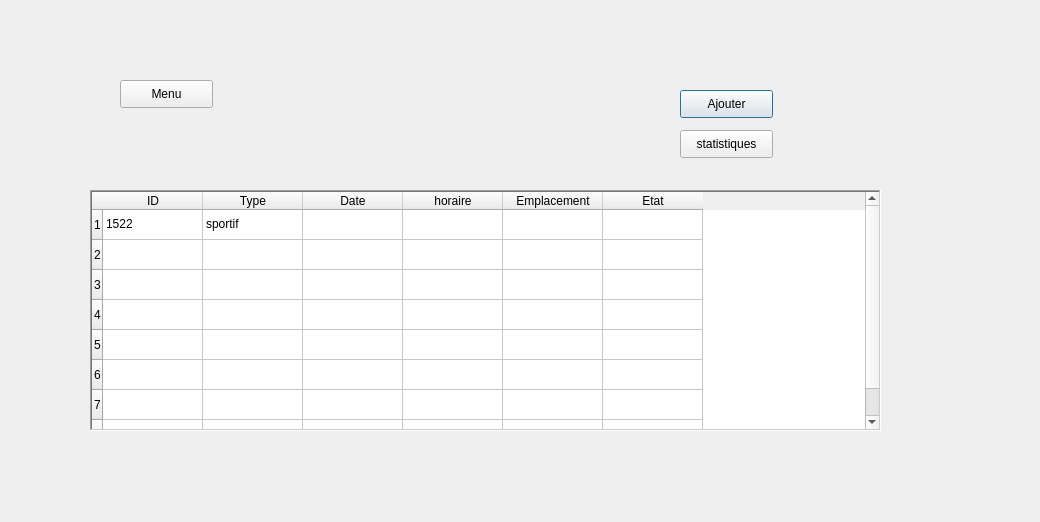
<?xml version="1.0" encoding="UTF-8"?>
<ui version="4.0">
 <class>Dialogetat</class>
 <widget class="QDialog" name="Dialogetat">
  <property name="geometry">
   <rect>
    <x>0</x>
    <y>0</y>
    <width>1040</width>
    <height>522</height>
   </rect>
  </property>
  <property name="windowTitle">
   <string>Gestion evenement</string>
  </property>
  <widget class="QStackedWidget" name="stackedWidge_event">
   <property name="geometry">
    <rect>
     <x>70</x>
     <y>60</y>
     <width>891</width>
     <height>431</height>
    </rect>
   </property>
   <property name="lineWidth">
    <number>1</number>
   </property>
   <property name="midLineWidth">
    <number>2</number>
   </property>
   <property name="currentIndex">
    <number>0</number>
   </property>
   <widget class="QWidget" name="page_list">
    <widget class="QPushButton" name="pushButton">
     <property name="geometry">
      <rect>
       <x>610</x>
       <y>30</y>
       <width>93</width>
       <height>28</height>
      </rect>
     </property>
     <property name="text">
      <string>Ajouter</string>
     </property>
    </widget>
    <widget class="QTableWidget" name="tableWidget_etat">
     <property name="geometry">
      <rect>
       <x>20</x>
       <y>130</y>
       <width>791</width>
       <height>241</height>
      </rect>
     </property>
     <property name="frameShape">
      <enum>QFrame::WinPanel</enum>
     </property>
     <property name="midLineWidth">
      <number>0</number>
     </property>
     <property name="editTriggers">
      <set>QAbstractItemView::NoEditTriggers</set>
     </property>
     <row>
      <property name="text">
       <string>1</string>
      </property>
     </row>
     <row>
      <property name="text">
       <string>2</string>
      </property>
     </row>
     <row>
      <property name="text">
       <string>3</string>
      </property>
     </row>
     <row>
      <property name="text">
       <string>4</string>
      </property>
     </row>
     <row>
      <property name="text">
       <string>5</string>
      </property>
     </row>
     <row>
      <property name="text">
       <string>6</string>
      </property>
     </row>
     <row>
      <property name="text">
       <string>7</string>
      </property>
     </row>
     <row>
      <property name="text">
       <string>9</string>
      </property>
     </row>
     <column>
      <property name="text">
       <string>ID</string>
      </property>
     </column>
     <column>
      <property name="text">
       <string>Type</string>
      </property>
     </column>
     <column>
      <property name="text">
       <string>Date</string>
      </property>
     </column>
     <column>
      <property name="text">
       <string>horaire</string>
      </property>
     </column>
     <column>
      <property name="text">
       <string>Emplacement</string>
      </property>
     </column>
     <column>
      <property name="text">
       <string>Etat</string>
      </property>
     </column>
     <item row="0" column="0">
      <property name="text">
       <string>1522</string>
      </property>
     </item>
     <item row="0" column="1">
      <property name="text">
       <string>sportif</string>
      </property>
     </item>
    </widget>
    <widget class="QPushButton" name="Menu">
     <property name="geometry">
      <rect>
       <x>50</x>
       <y>20</y>
       <width>93</width>
       <height>28</height>
      </rect>
     </property>
     <property name="text">
      <string>Menu</string>
     </property>
    </widget>
    <widget class="QPushButton" name="pushButton_3">
     <property name="geometry">
      <rect>
       <x>610</x>
       <y>70</y>
       <width>93</width>
       <height>28</height>
      </rect>
     </property>
     <property name="text">
      <string>statistiques</string>
     </property>
    </widget>
   </widget>
   <widget class="QWidget" name="page_add">
    <widget class="QPushButton" name="pushButton_save">
     <property name="geometry">
      <rect>
       <x>430</x>
       <y>320</y>
       <width>93</width>
       <height>28</height>
      </rect>
     </property>
     <property name="text">
      <string>sauvgarder</string>
     </property>
    </widget>
    <widget class="QPushButton" name="pushButton_cancel">
     <property name="geometry">
      <rect>
       <x>570</x>
       <y>320</y>
       <width>93</width>
       <height>28</height>
      </rect>
     </property>
     <property name="text">
      <string>annuler</string>
     </property>
    </widget>
    <widget class="QLabel" name="label">
     <property name="geometry">
      <rect>
       <x>50</x>
       <y>30</y>
       <width>55</width>
       <height>16</height>
      </rect>
     </property>
     <property name="text">
      <string>ID</string>
     </property>
    </widget>
    <widget class="QLabel" name="label_2">
     <property name="geometry">
      <rect>
       <x>50</x>
       <y>100</y>
       <width>55</width>
       <height>16</height>
      </rect>
     </property>
     <property name="text">
      <string>Type</string>
     </property>
    </widget>
    <widget class="QLabel" name="label_3">
     <property name="geometry">
      <rect>
       <x>50</x>
       <y>140</y>
       <width>55</width>
       <height>16</height>
      </rect>
     </property>
     <property name="text">
      <string>Date</string>
     </property>
    </widget>
    <widget class="QLabel" name="label_4">
     <property name="geometry">
      <rect>
       <x>50</x>
       <y>180</y>
       <width>55</width>
       <height>16</height>
      </rect>
     </property>
     <property name="text">
      <string>Horaire</string>
     </property>
    </widget>
    <widget class="QLabel" name="label_5">
     <property name="geometry">
      <rect>
       <x>50</x>
       <y>220</y>
       <width>91</width>
       <height>16</height>
      </rect>
     </property>
     <property name="text">
      <string>Emplacement</string>
     </property>
    </widget>
    <widget class="QLabel" name="label_6">
     <property name="geometry">
      <rect>
       <x>50</x>
       <y>260</y>
       <width>55</width>
       <height>16</height>
      </rect>
     </property>
     <property name="text">
      <string>Etat</string>
     </property>
    </widget>
    <widget class="QLineEdit" name="input_id">
     <property name="geometry">
      <rect>
       <x>130</x>
       <y>30</y>
       <width>113</width>
       <height>22</height>
      </rect>
     </property>
    </widget>
    <widget class="QLineEdit" name="input_type">
     <property name="geometry">
      <rect>
       <x>130</x>
       <y>100</y>
       <width>113</width>
       <height>22</height>
      </rect>
     </property>
    </widget>
    <widget class="QLineEdit" name="input_empl">
     <property name="geometry">
      <rect>
       <x>130</x>
       <y>220</y>
       <width>113</width>
       <height>22</height>
      </rect>
     </property>
    </widget>
    <widget class="QLineEdit" name="input_etat">
     <property name="geometry">
      <rect>
       <x>130</x>
       <y>260</y>
       <width>113</width>
       <height>22</height>
      </rect>
     </property>
    </widget>
    <widget class="QLineEdit" name="input_nom">
     <property name="geometry">
      <rect>
       <x>130</x>
       <y>60</y>
       <width>113</width>
       <height>22</height>
      </rect>
     </property>
    </widget>
    <widget class="QLabel" name="label_21">
     <property name="geometry">
      <rect>
       <x>50</x>
       <y>60</y>
       <width>55</width>
       <height>16</height>
      </rect>
     </property>
     <property name="text">
      <string>Nom</string>
     </property>
    </widget>
    <widget class="QLineEdit" name="input_date">
     <property name="geometry">
      <rect>
       <x>130</x>
       <y>130</y>
       <width>113</width>
       <height>22</height>
      </rect>
     </property>
    </widget>
    <widget class="QLineEdit" name="input_hor">
     <property name="geometry">
      <rect>
       <x>130</x>
       <y>170</y>
       <width>113</width>
       <height>22</height>
      </rect>
     </property>
    </widget>
   </widget>
   <widget class="QWidget" name="page">
    <widget class="QLabel" name="label_7">
     <property name="geometry">
      <rect>
       <x>60</x>
       <y>30</y>
       <width>55</width>
       <height>16</height>
      </rect>
     </property>
     <property name="text">
      <string>ID</string>
     </property>
    </widget>
    <widget class="QLabel" name="label_8">
     <property name="geometry">
      <rect>
       <x>60</x>
       <y>100</y>
       <width>55</width>
       <height>16</height>
      </rect>
     </property>
     <property name="text">
      <string>Type</string>
     </property>
    </widget>
    <widget class="QLabel" name="label_9">
     <property name="geometry">
      <rect>
       <x>60</x>
       <y>140</y>
       <width>55</width>
       <height>16</height>
      </rect>
     </property>
     <property name="text">
      <string>Date</string>
     </property>
    </widget>
    <widget class="QLabel" name="label_10">
     <property name="geometry">
      <rect>
       <x>60</x>
       <y>190</y>
       <width>55</width>
       <height>16</height>
      </rect>
     </property>
     <property name="text">
      <string>Horaire</string>
     </property>
    </widget>
    <widget class="QLabel" name="label_11">
     <property name="geometry">
      <rect>
       <x>60</x>
       <y>230</y>
       <width>81</width>
       <height>16</height>
      </rect>
     </property>
     <property name="text">
      <string>Emplacement</string>
     </property>
    </widget>
    <widget class="QLabel" name="label_12">
     <property name="geometry">
      <rect>
       <x>70</x>
       <y>270</y>
       <width>55</width>
       <height>16</height>
      </rect>
     </property>
     <property name="text">
      <string>Etat</string>
     </property>
    </widget>
    <widget class="QLineEdit" name="out_id">
     <property name="geometry">
      <rect>
       <x>150</x>
       <y>30</y>
       <width>113</width>
       <height>22</height>
      </rect>
     </property>
     <property name="text">
      <string>1522</string>
     </property>
     <property name="readOnly">
      <bool>true</bool>
     </property>
    </widget>
    <widget class="QLineEdit" name="out_type">
     <property name="geometry">
      <rect>
       <x>150</x>
       <y>100</y>
       <width>113</width>
       <height>22</height>
      </rect>
     </property>
     <property name="text">
      <string>sportif</string>
     </property>
     <property name="readOnly">
      <bool>true</bool>
     </property>
    </widget>
    <widget class="QLineEdit" name="out_empl">
     <property name="geometry">
      <rect>
       <x>150</x>
       <y>220</y>
       <width>113</width>
       <height>22</height>
      </rect>
     </property>
     <property name="text">
      <string>terrain municipal</string>
     </property>
     <property name="readOnly">
      <bool>true</bool>
     </property>
    </widget>
    <widget class="QLineEdit" name="out_etat">
     <property name="geometry">
      <rect>
       <x>150</x>
       <y>260</y>
       <width>113</width>
       <height>22</height>
      </rect>
     </property>
     <property name="text">
      <string>en attente</string>
     </property>
     <property name="readOnly">
      <bool>true</bool>
     </property>
    </widget>
    <widget class="QPushButton" name="pushButton_2">
     <property name="geometry">
      <rect>
       <x>750</x>
       <y>350</y>
       <width>93</width>
       <height>28</height>
      </rect>
     </property>
     <property name="text">
      <string>Retour </string>
     </property>
    </widget>
    <widget class="QPushButton" name="pushButton_del_event">
     <property name="geometry">
      <rect>
       <x>550</x>
       <y>350</y>
       <width>93</width>
       <height>28</height>
      </rect>
     </property>
     <property name="text">
      <string>supprimer</string>
     </property>
    </widget>
    <widget class="QPushButton" name="pushButton_maj_event">
     <property name="geometry">
      <rect>
       <x>420</x>
       <y>350</y>
       <width>93</width>
       <height>28</height>
      </rect>
     </property>
     <property name="text">
      <string>modifier</string>
     </property>
    </widget>
    <widget class="QPushButton" name="pushButton_mail">
     <property name="geometry">
      <rect>
       <x>750</x>
       <y>50</y>
       <width>93</width>
       <height>28</height>
      </rect>
     </property>
     <property name="text">
      <string>promouvoir</string>
     </property>
    </widget>
    <widget class="QLabel" name="label_19">
     <property name="geometry">
      <rect>
       <x>60</x>
       <y>70</y>
       <width>55</width>
       <height>16</height>
      </rect>
     </property>
     <property name="text">
      <string>Nom</string>
     </property>
    </widget>
    <widget class="QLineEdit" name="out_nom">
     <property name="geometry">
      <rect>
       <x>150</x>
       <y>70</y>
       <width>113</width>
       <height>22</height>
      </rect>
     </property>
    </widget>
    <widget class="QLineEdit" name="out_date">
     <property name="geometry">
      <rect>
       <x>150</x>
       <y>140</y>
       <width>113</width>
       <height>22</height>
      </rect>
     </property>
    </widget>
    <widget class="QLineEdit" name="out_hor">
     <property name="geometry">
      <rect>
       <x>150</x>
       <y>180</y>
       <width>113</width>
       <height>22</height>
      </rect>
     </property>
    </widget>
   </widget>
   <widget class="QWidget" name="page_2">
    <widget class="QLabel" name="label_13">
     <property name="geometry">
      <rect>
       <x>50</x>
       <y>260</y>
       <width>55</width>
       <height>16</height>
      </rect>
     </property>
     <property name="text">
      <string>Etat</string>
     </property>
    </widget>
    <widget class="QLabel" name="label_14">
     <property name="geometry">
      <rect>
       <x>50</x>
       <y>180</y>
       <width>55</width>
       <height>16</height>
      </rect>
     </property>
     <property name="text">
      <string>Horaire</string>
     </property>
    </widget>
    <widget class="QLabel" name="label_15">
     <property name="geometry">
      <rect>
       <x>50</x>
       <y>100</y>
       <width>55</width>
       <height>16</height>
      </rect>
     </property>
     <property name="text">
      <string>Type</string>
     </property>
    </widget>
    <widget class="QLineEdit" name="maj_empl">
     <property name="geometry">
      <rect>
       <x>130</x>
       <y>220</y>
       <width>113</width>
       <height>22</height>
      </rect>
     </property>
    </widget>
    <widget class="QLabel" name="label_16">
     <property name="geometry">
      <rect>
       <x>50</x>
       <y>220</y>
       <width>91</width>
       <height>16</height>
      </rect>
     </property>
     <property name="text">
      <string>Emplacement</string>
     </property>
    </widget>
    <widget class="QLineEdit" name="maj_id">
     <property name="geometry">
      <rect>
       <x>130</x>
       <y>30</y>
       <width>113</width>
       <height>22</height>
      </rect>
     </property>
    </widget>
    <widget class="QLineEdit" name="maj_etat">
     <property name="geometry">
      <rect>
       <x>130</x>
       <y>260</y>
       <width>113</width>
       <height>22</height>
      </rect>
     </property>
    </widget>
    <widget class="QLabel" name="label_17">
     <property name="geometry">
      <rect>
       <x>50</x>
       <y>30</y>
       <width>55</width>
       <height>16</height>
      </rect>
     </property>
     <property name="text">
      <string>ID</string>
     </property>
    </widget>
    <widget class="QLabel" name="label_18">
     <property name="geometry">
      <rect>
       <x>50</x>
       <y>140</y>
       <width>55</width>
       <height>16</height>
      </rect>
     </property>
     <property name="text">
      <string>Date</string>
     </property>
    </widget>
    <widget class="QLineEdit" name="maj_type">
     <property name="geometry">
      <rect>
       <x>130</x>
       <y>100</y>
       <width>113</width>
       <height>22</height>
      </rect>
     </property>
    </widget>
    <widget class="QPushButton" name="maj_save">
     <property name="geometry">
      <rect>
       <x>420</x>
       <y>300</y>
       <width>93</width>
       <height>28</height>
      </rect>
     </property>
     <property name="text">
      <string>sauvgarder</string>
     </property>
    </widget>
    <widget class="QPushButton" name="maj_cancel">
     <property name="geometry">
      <rect>
       <x>580</x>
       <y>300</y>
       <width>93</width>
       <height>28</height>
      </rect>
     </property>
     <property name="text">
      <string>annuler</string>
     </property>
    </widget>
    <widget class="QLabel" name="label_20">
     <property name="geometry">
      <rect>
       <x>50</x>
       <y>70</y>
       <width>55</width>
       <height>16</height>
      </rect>
     </property>
     <property name="text">
      <string>Nom</string>
     </property>
    </widget>
    <widget class="QLineEdit" name="maj_nom">
     <property name="geometry">
      <rect>
       <x>130</x>
       <y>60</y>
       <width>113</width>
       <height>22</height>
      </rect>
     </property>
    </widget>
    <widget class="QLineEdit" name="maj_date">
     <property name="geometry">
      <rect>
       <x>130</x>
       <y>140</y>
       <width>113</width>
       <height>22</height>
      </rect>
     </property>
    </widget>
    <widget class="QLineEdit" name="maj_hor">
     <property name="geometry">
      <rect>
       <x>130</x>
       <y>180</y>
       <width>113</width>
       <height>22</height>
      </rect>
     </property>
    </widget>
   </widget>
  </widget>
 </widget>
 <resources/>
 <connections/>
</ui>
